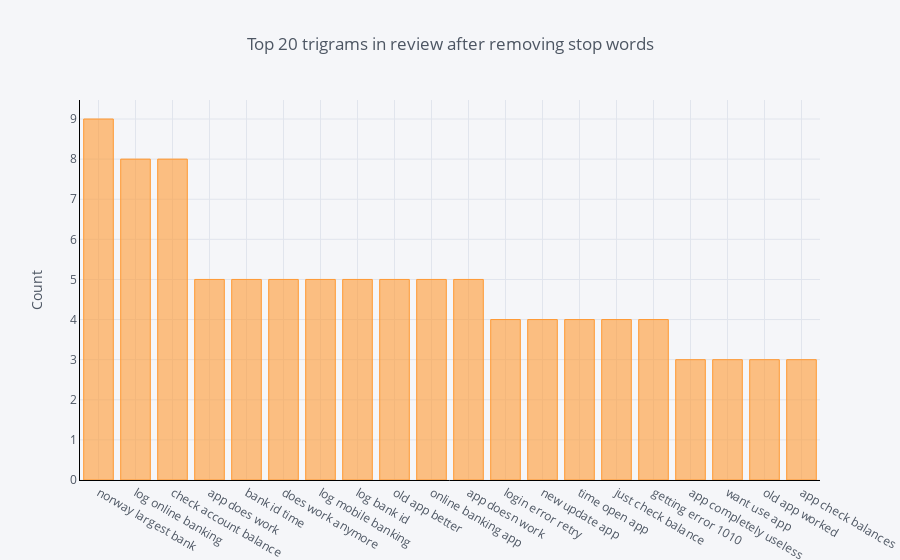

Notebook code for this chart:
### Code cell
df6.groupby('Review_Eng').sum()['count'].sort_values(ascending=False).iplot(
    kind='bar', yTitle='Count', linecolor='black', title='Top 20 trigrams in review after removing stop words')

### Figure 1 — Plotly figure (JSON) as saved in the notebook; plotly's stock layout.template omitted (floating-point values rounded to 4 significant figures)
{"data": [{"marker": {"color": "rgba(255, 153, 51, 0.6)", "line": {"color": "rgba(255, 153, 51, 1.0)", "width": 1}}, "name": "count", "orientation": "v", "text": "", "type": "bar", "uid": "59dbb2a6-77a5-42a4-9a7d-c56e532302d9", "x": ["norway largest bank", "log online banking", "check account balance", "app does work", "bank id time", "does work anymore", "log mobile banking", "log bank id", "old app better", "online banking app", "app doesn work", "login error retry", "new update app", "time open app", "just check balance", "getting error 1010", "app completely useless", "want use app", "old app worked", "app check balances"], "y": [9, 8, 8, 5, 5, 5, 5, 5, 5, 5, 5, 4, 4, 4, 4, 4, 3, 3, 3, 3]}], "layout": {"legend": {"bgcolor": "#F5F6F9", "font": {"color": "#4D5663"}}, "paper_bgcolor": "#F5F6F9", "plot_bgcolor": "#F5F6F9", "title": {"font": {"color": "#4D5663"}, "text": "Top 20 trigrams in review after removing stop words"}, "xaxis": {"gridcolor": "#E1E5ED", "linecolor": "black", "showgrid": true, "tickfont": {"color": "#4D5663"}, "title": {"font": {"color": "#4D5663"}, "text": ""}, "zerolinecolor": "#E1E5ED"}, "yaxis": {"gridcolor": "#E1E5ED", "linecolor": "black", "showgrid": true, "tickfont": {"color": "#4D5663"}, "title": {"font": {"color": "#4D5663"}, "text": "Count"}, "zerolinecolor": "#E1E5ED"}}}
